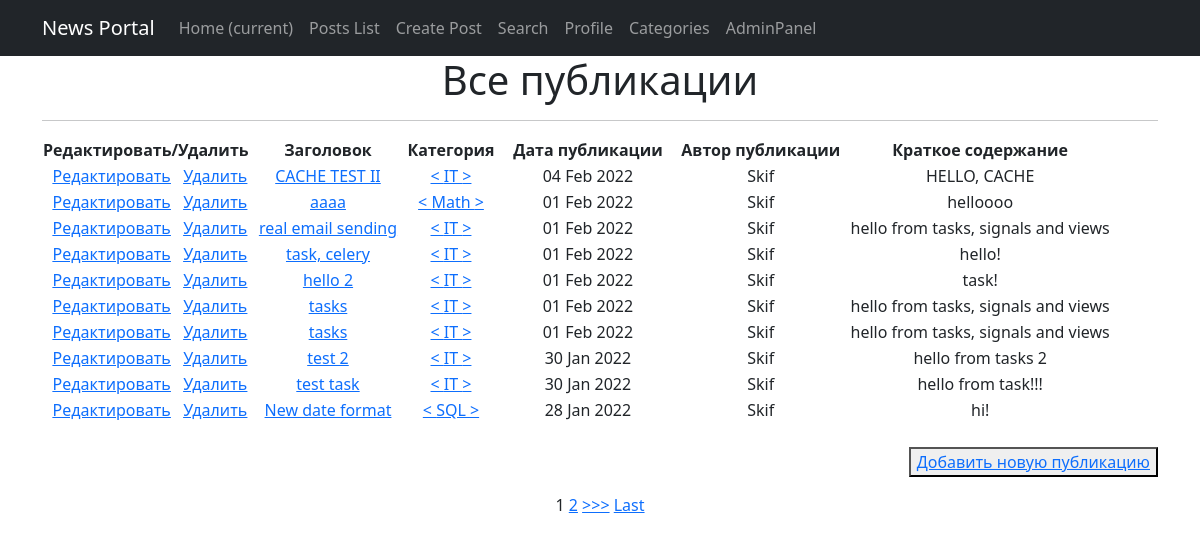
/posts/, run on the app's committed database.
### news/models.py (models this page shows, shortened)
class Post(models.Model):
    article = 'AR'
    news = 'NW'
    kind = [
        (article, 'Статья'),
        (news, 'Новость')
    ]
    author = models.ForeignKey(Author, on_delete=models.CASCADE)
    view = models.CharField(max_length=2, choices=kind, default=article)
    time_of_creation = models.DateTimeField(auto_now_add=True)
    post_category = models.ForeignKey(Category, on_delete=models.CASCADE, verbose_name='Категория(category)')
    title = models.CharField(max_length=128)
    text = models.TextField()
    post_rating = models.IntegerField(default=0)
    class Meta:
        verbose_name = 'Публикация'
        verbose_name_plural = 'Публикации'

class Category(models.Model):
    name = models.CharField(max_length=64, unique=True)
    subscribers = models.ManyToManyField(User, through='CategorySubscribers')
    class Meta:
        verbose_name = 'Категория'
        verbose_name_plural = 'Категории'
    def __str__(self):
        return f'{self.name}'

class Author(models.Model):
    author_user = models.OneToOneField(User, on_delete=models.CASCADE)
    author_rating = models.IntegerField(default=0)
    class Meta:
        verbose_name = 'Автор'
        verbose_name_plural = 'Авторы'
    def __str__(self):
        return f'{self.author_user}'

### news/views.py (the view)
# urls.py: path('', cache_page(60)(PostList.as_view()), name='posts'),  # т. к. сам по себе это класс,
class PostList(ListView):
    model = Post
    template_name = 'news/posts.html'
    context_object_name = 'posts'
    ordering = ['-id']  # задаем последовательность отображения по id
    paginate_by = 10  # задаем кол-во отображаемых объектов на странице

### news/templatetags/custom_filters.py (called while the page is built)
@register.filter(name='censor')
def censor(value):
    censor_list = ['мат']
    text = value.split()
    for word in text:
        if word.lower() in censor_list:
            value = value.replace(word, '[CENSORED]')
    return value

### templates/news/posts.html (shortened to what this page needs)
{% extends 'default.html' %}
{% load custom_filters %}
{% block content %}
  <h1>Все публикации</h1>
  <hr>
  {% if posts %}
      <table>
          <tr>
              <td>
                  <b> Редактировать/Удалить &nbsp  </b>
              </td>
              <td>
                  <b> &nbsp Заголовок &nbsp </b>
              </td>
              <td>
                  <b> &nbsp Категория &nbsp </b>
              </td>
              <td>
                  <b> &nbsp Дата публикации &nbsp </b>
              </td>
              <td>
                  <b> &nbsp Автор публикации &nbsp </b>
              </td>
              <td>
                  <b> &nbsp Краткое содержание &nbsp </b>
              </td>
          </tr>
      {% for post in posts %}
          <tr>
              <td>
                  <a href="{% url 'post_update' post.id %}"><u>Редактировать</u></a>  &nbsp
                  <a href="{% url 'post_delete' post.id %}"><u>Удалить</u></a>
              </td>
              <td>
                  <a href="{% url 'post_detail' post.id %}">{{ post.title|censor }}</a>
              </td>
              <td>
                  <a href="{% url 'category_subscription' post.post_category.id %}"> < {{ post.post_category }} > </a>
              </td>
              <td>
                  {{ post.time_of_creation|date:'d M Y'}}
              </td>
              <td>
                  {{ post.author }}
              </td>
              <td>
                  {{ post.text|truncatechars:50|censor }}
              </td>
          </tr>
      {% endfor %}
      </table>
      <br>
      <p align="right">
          <button><a href="{% url 'post_add' %}">Добавить новую публикацию</a></button> <br>
      </p>
      {% if is_paginated %}
          {% for num in page_obj.paginator.page_range %}
              {% if page_obj.number == num %}
                  <a>{{ num }}</a>
              {% elif num > page_obj.number|add:'-3' and num < page_obj.number|add:'3' %}
                  <a href="?page={{ num }}">{{ num }}</a>
              {% endif %}
          {% endfor %}
          {% if page_obj.has_next %}
              <a href="?page={{ page_obj.next_page_number }}">>>></a>
              <a href="?page={{ page_obj.paginator.num_pages }}">Last</a>
          {% endif %}
      {% endif %}
  {% else %}
      <h2>Публикаций нет!</h2>
  {% endif %}
{% endblock content %}

### templates/default.html (shortened to what this page needs)
<!DOCTYPE html>
<html lang="en">
    <head>
        {% load static %}
        {% load cache %}
        <link href="{% static 'css/styles.css'%}" rel="stylesheet" />
    </head>
    <body>
        {% cache 60 navbar %}
        <nav class="navbar navbar-expand-lg navbar-dark bg-dark static-top">
            <div class="container">
                <a class="navbar-brand" href="#">News Portal</a>
                <div class="collapse navbar-collapse" id="navbarResponsive">
                    <ul class="navbar-nav ml-auto">
                        <li class="nav-item active">
                            <a class="nav-link" href="/">Home
                                <span class="sr-only">(current)</span>
                            </a>
                        </li>
                        <li class="nav-item">
                            <a class="nav-link" href="/posts/">Posts List</a>
                        </li>
                        <li class="nav-item">
                            <a class="nav-link" href="/posts/add/">Create Post</a>
                        </li>
                        <li class="nav-item">
                            <a class="nav-link" href="/posts/search/">Search</a>
                        </li>
                        <li class="nav-item">
                            <a class="nav-link" href="/account/profile/">Profile</a>
                        </li>
                        <li class="nav-item">
                            <a class="nav-link" href="/posts/categories/">Categories</a>
                        </li>
                        <li class="nav-item">
                            <a class="nav-link" href="http://127.0.0.1:8000/admin">AdminPanel</a>
                        </li>
                    </ul>
                </div>
            </div>
        </nav>
        {% endcache %}
        <div class="container">
            <div class="row">
                <div class="col-lg-12 text-center">
                    {% block content %}{% endblock content %}
                </div>
            </div>
        </div>
    </body>
</html>

### data on the page
Post: title|censor "CACHE TEST II", post_category "IT", time_of_creation "04 Feb 2022", author "Skif", text|censor "HELLO, CACHE"
Post: title|censor "aaaa", post_category "Math", time_of_creation "01 Feb 2022", author "Skif", text|censor "helloooo"
Post: title|censor "real email sending", post_category "IT", time_of_creation "01 Feb 2022", author "Skif", text|censor "hello from tasks, signals and views"
Post: title|censor "task, celery", post_category "IT", time_of_creation "01 Feb 2022", author "Skif", text|censor "hello!"
Post: title|censor "hello 2", post_category "IT", time_of_creation "01 Feb 2022", author "Skif", text|censor "task!"
Post: title|censor "tasks", post_category "IT", time_of_creation "01 Feb 2022", author "Skif", text|censor "hello from tasks, signals and views"
Post: title|censor "tasks", post_category "IT", time_of_creation "01 Feb 2022", author "Skif", text|censor "hello from tasks, signals and views"
Post: title|censor "test 2", post_category "IT", time_of_creation "30 Jan 2022", author "Skif", text|censor "hello from tasks 2"
Post: title|censor "test task", post_category "IT", time_of_creation "30 Jan 2022", author "Skif", text|censor "hello from task!!!"
Post: title|censor "New date format", post_category "SQL", time_of_creation "28 Jan 2022", author "Skif", text|censor "hi!"

### other printed values
{{ num }} "1"
{{ num }} "2"
